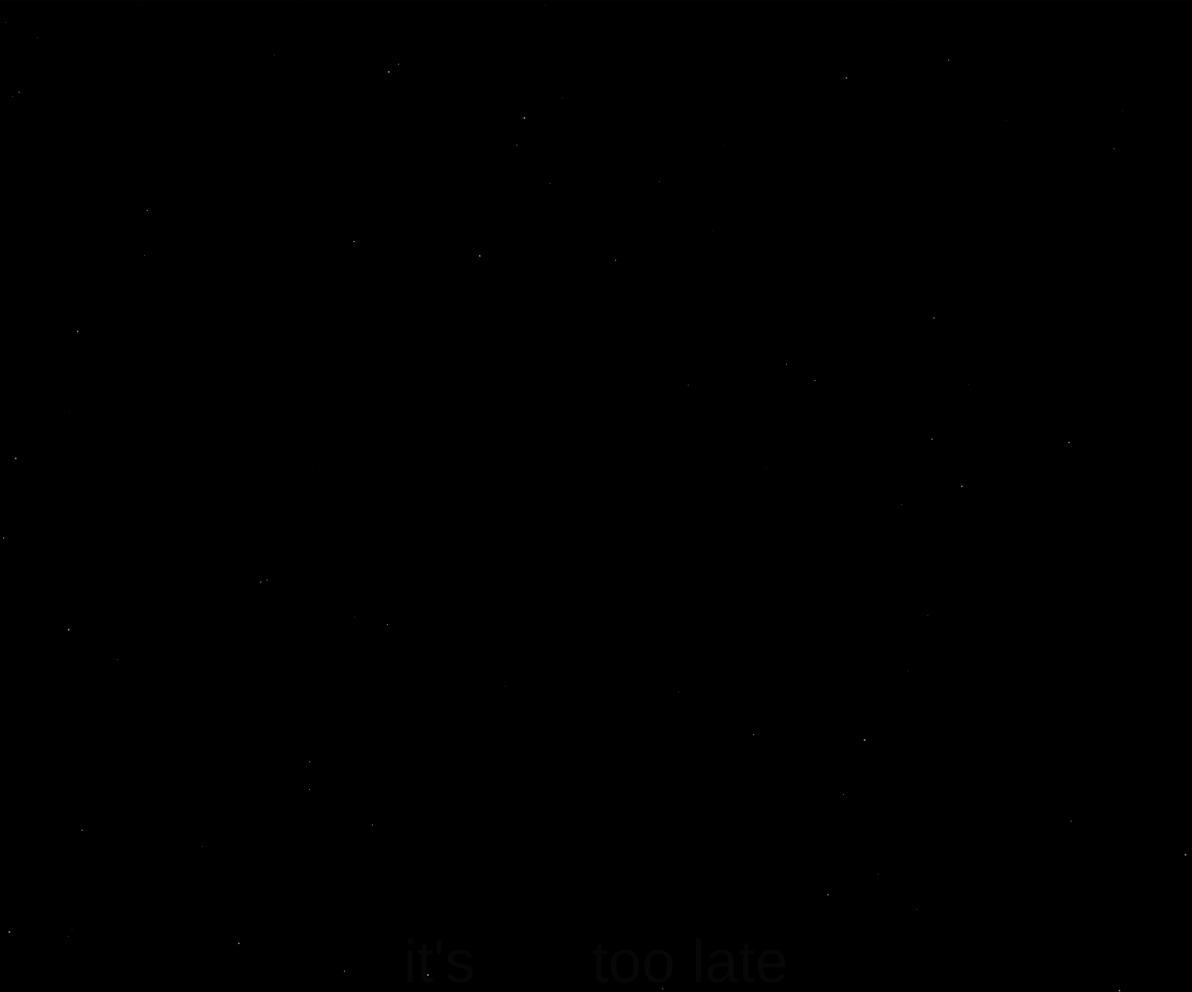
Frame 1 (no input)
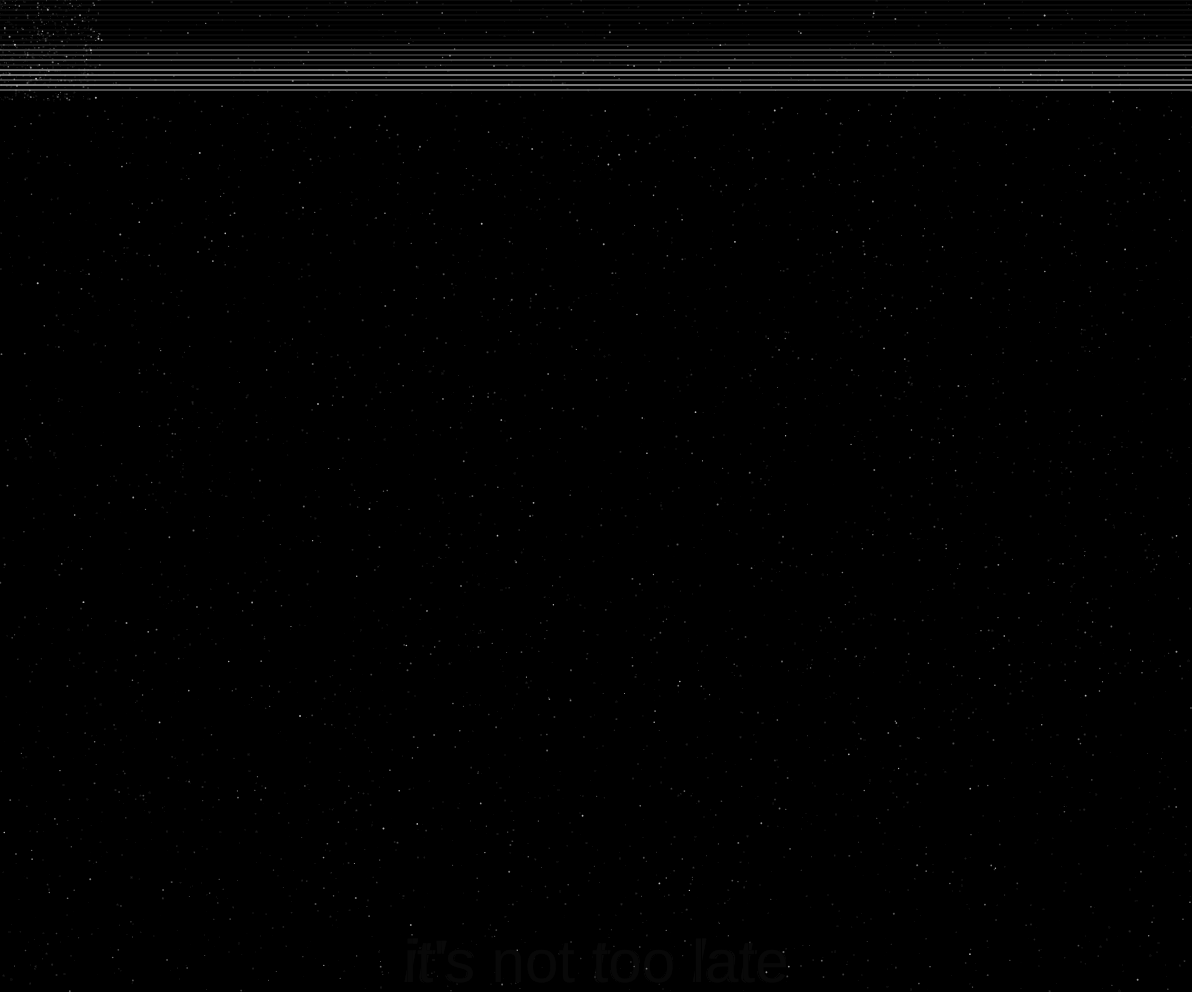
Frame 60 (no input)
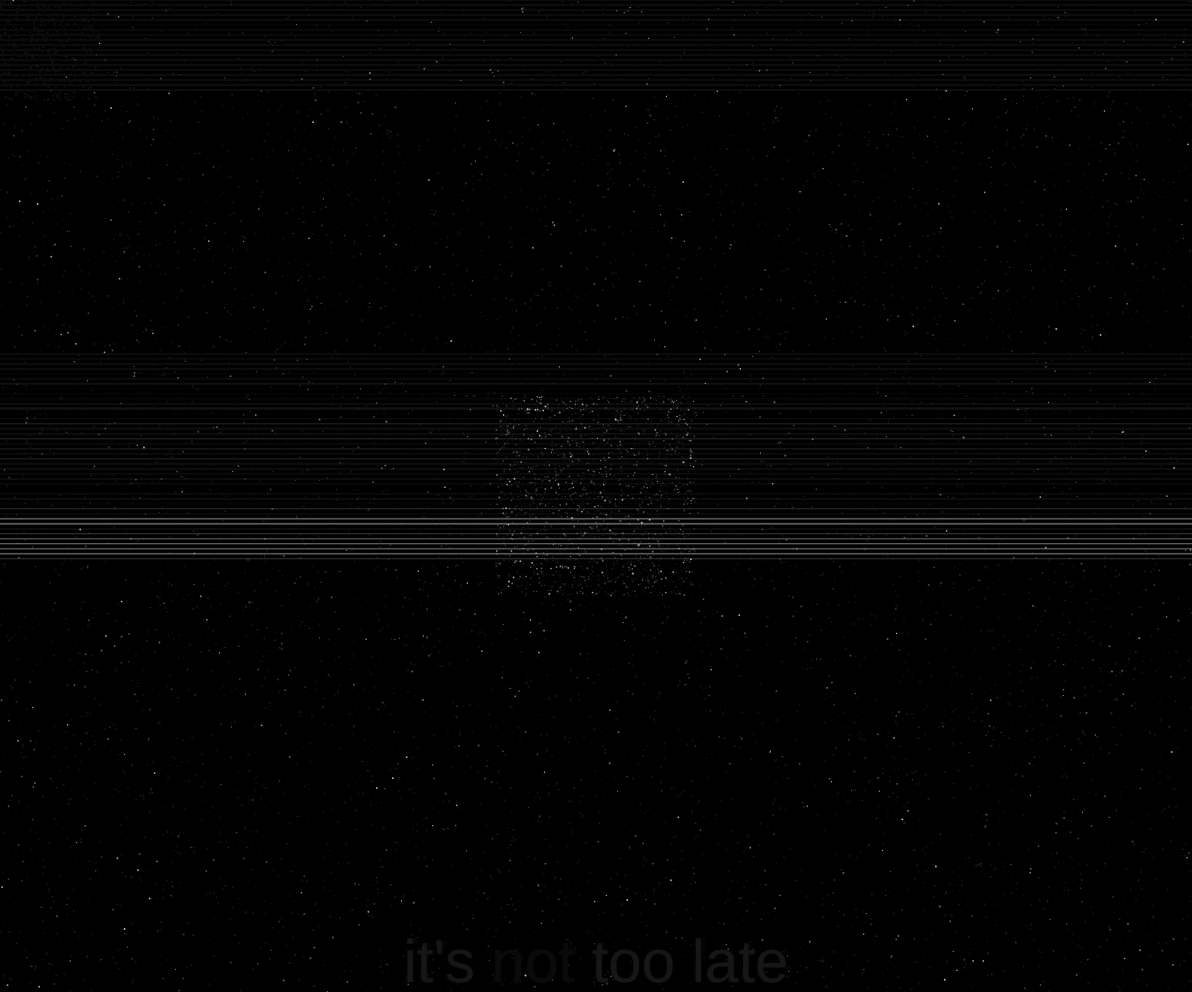
Frame 120 (the mouse pressed at the canvas centre since frame 60)

The p5.js sketch that drew these frames (run headless with seeded random() and noise() and a simulated clock; from frame 60 on, the mouse is pressed at the canvas centre):

// p5.js sketch
// ── sketch.js
let scanY = 0, scanSpeed = 5;
let mouseSpread = 100;

function setup() {
  createCanvas(window.innerWidth-8, window.innerHeight-8);
  background(0);
}

function draw() {
  background(0, 10);
  //Text
  noStroke();
  fill(random(map(scanY*scanY, 0, height*height, 10, 50)));
  textAlign(CENTER);
  if (random() < 0.03)
    textStyle(ITALIC);
  else
    textStyle(NORMAL);
  textSize(60);
  if (random() < 0.1)
    text("it's not too late", width/2, height-10);
  else 
    text("it's       too late", width/2, height-10);
  //Dots
  stroke(255, random(100, 200));
  for (let i = 0; i < 80; i++) {
    strokeWeight(random(2));
    point(random(width), random(height));
  }
  //Mouse dots
  for (let i = 0; i < 40; i++) {
    strokeWeight(random(2));
    point(mouseX + random(-mouseSpread, mouseSpread), 
          mouseY + random(-mouseSpread, mouseSpread));
  }
  //Scan line
  stroke(255, random(150));
  line(0, scanY, width, scanY);
  if (scanY < mouseY || 
      scanY > height * 0.8 ||
      random() < 0.7) scanY += scanSpeed;
  else scanY -= scanSpeed;
  if (scanY > height) scanY = 0;
}

function mousePressed() {
  scanY = random(height);
}
